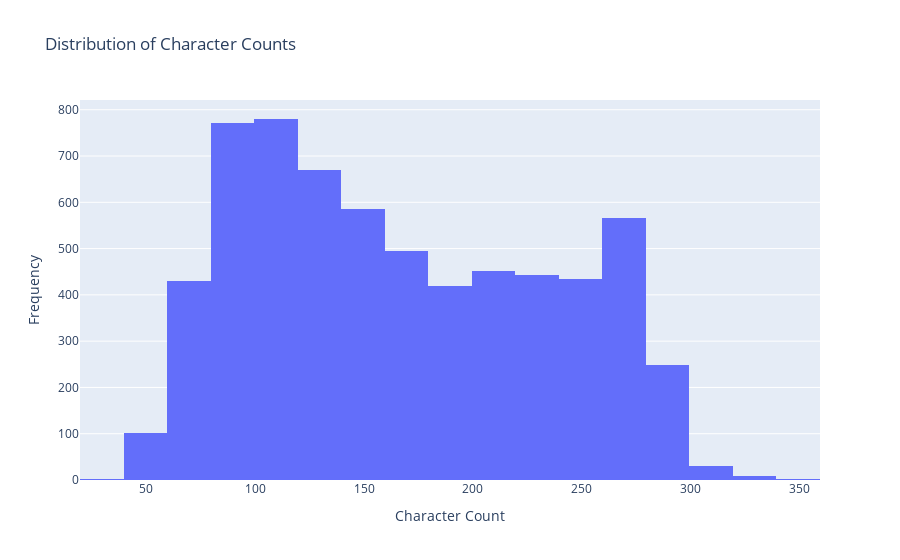

Notebook source saved alongside this figure:
### Code cell
# Plotting the distribution of character counts
fig_char_count = px.histogram(df, x='char_count', nbins=30, title='Distribution of Character Counts')
fig_char_count.update_layout(xaxis_title='Character Count', yaxis_title='Frequency')
fig_char_count.show()

### Figure 1 — Plotly figure (JSON) as saved in the notebook; plotly's stock layout.template omitted (floating-point values rounded to 4 significant figures; data arrays with more than 128 entries replaced by an {"elided": "..."} marker saying what was removed)
{"data": [{"alignmentgroup": "True", "bingroup": "x", "hovertemplate": "char_count=%{x}<br>count=%{y}<extra></extra>", "legendgroup": "", "marker": {"color": "#636efa", "pattern": {"shape": ""}}, "name": "", "nbinsx": 30, "offsetgroup": "", "orientation": "v", "showlegend": false, "type": "histogram", "x": {"elided": "6443 int values"}, "xaxis": "x", "yaxis": "y"}], "layout": {"barmode": "relative", "legend": {"tracegroupgap": 0}, "title": {"text": "Distribution of Character Counts"}, "xaxis": {"anchor": "y", "domain": [0, 1], "title": {"text": "Character Count"}}, "yaxis": {"anchor": "x", "domain": [0, 1], "title": {"text": "Frequency"}}}}
